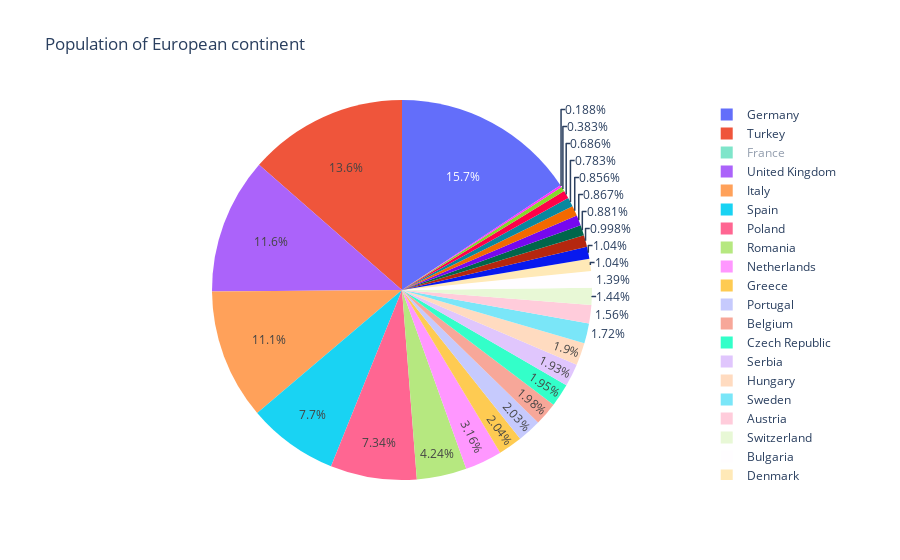

The cell this chart's notebook holds for it:
### Markdown cell above
# 21. Using Plotly, create an interactive pie chart of randomly generated data, add labels and percentages, set the title as 'Interactive Pie Chart'.

### Code cell
import plotly.express as px
df = px.data.gapminder().query("year == 2007").query("continent == 'Europe'")
df.loc[df['pop'] < 2.e6, 'country'] = 'Other countries'
fig = px.pie(df, values='pop',names='country',title='Population of European continent')
fig.show()

### Figure 1 — Plotly figure (JSON) as saved in the notebook; plotly's stock layout.template omitted (floating-point values rounded to 4 significant figures)
{"data": [{"domain": {"x": [0, 1], "y": [0, 1]}, "hovertemplate": "country=%{label}<br>pop=%{value}<extra></extra>", "labels": ["Albania", "Austria", "Belgium", "Bosnia and Herzegovina", "Bulgaria", "Croatia", "Czech Republic", "Denmark", "Finland", "France", "Germany", "Greece", "Hungary", "Other countries", "Ireland", "Italy", "Other countries", "Netherlands", "Norway", "Poland", "Portugal", "Romania", "Serbia", "Slovak Republic", "Slovenia", "Spain", "Sweden", "Switzerland", "Turkey", "United Kingdom"], "legendgroup": "", "name": "", "showlegend": true, "type": "pie", "values": [3600523, 8199783, 10392226, 4552198, 7322858, 4493312, 10228744, 5468120, 5238460, 61083916, 82400996, 10706290, 9956108, 301931, 4109086, 58147733, 684736, 16570613, 4627926, 38518241, 10642836, 22276056, 10150265, 5447502, 2009245, 40448191, 9031088, 7554661, 71158647, 60776238]}], "layout": {"autosize": true, "hiddenlabels": ["France"], "legend": {"tracegroupgap": 0}, "title": {"text": "Population of European continent"}}}
